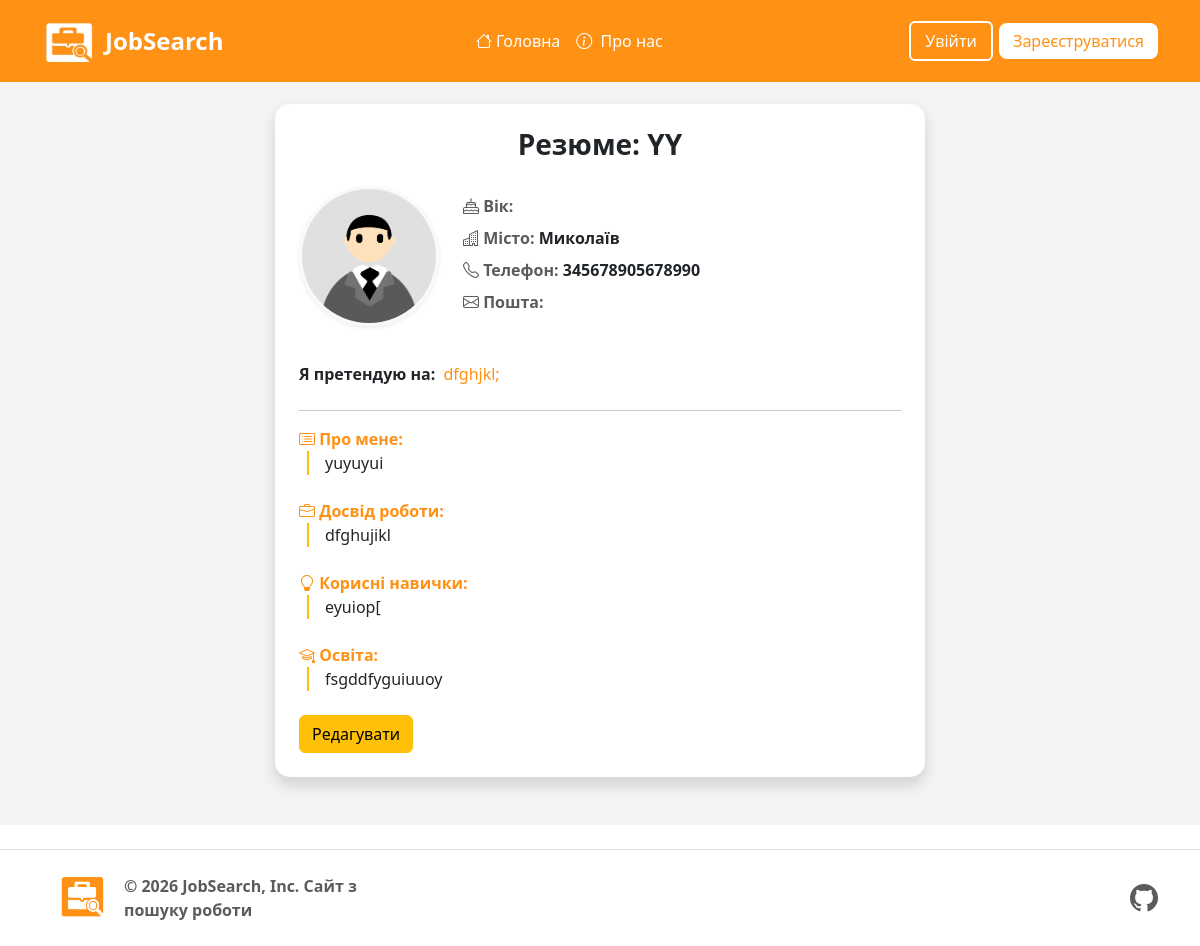
The page /job-resume/2/ on the database as committed earlier.
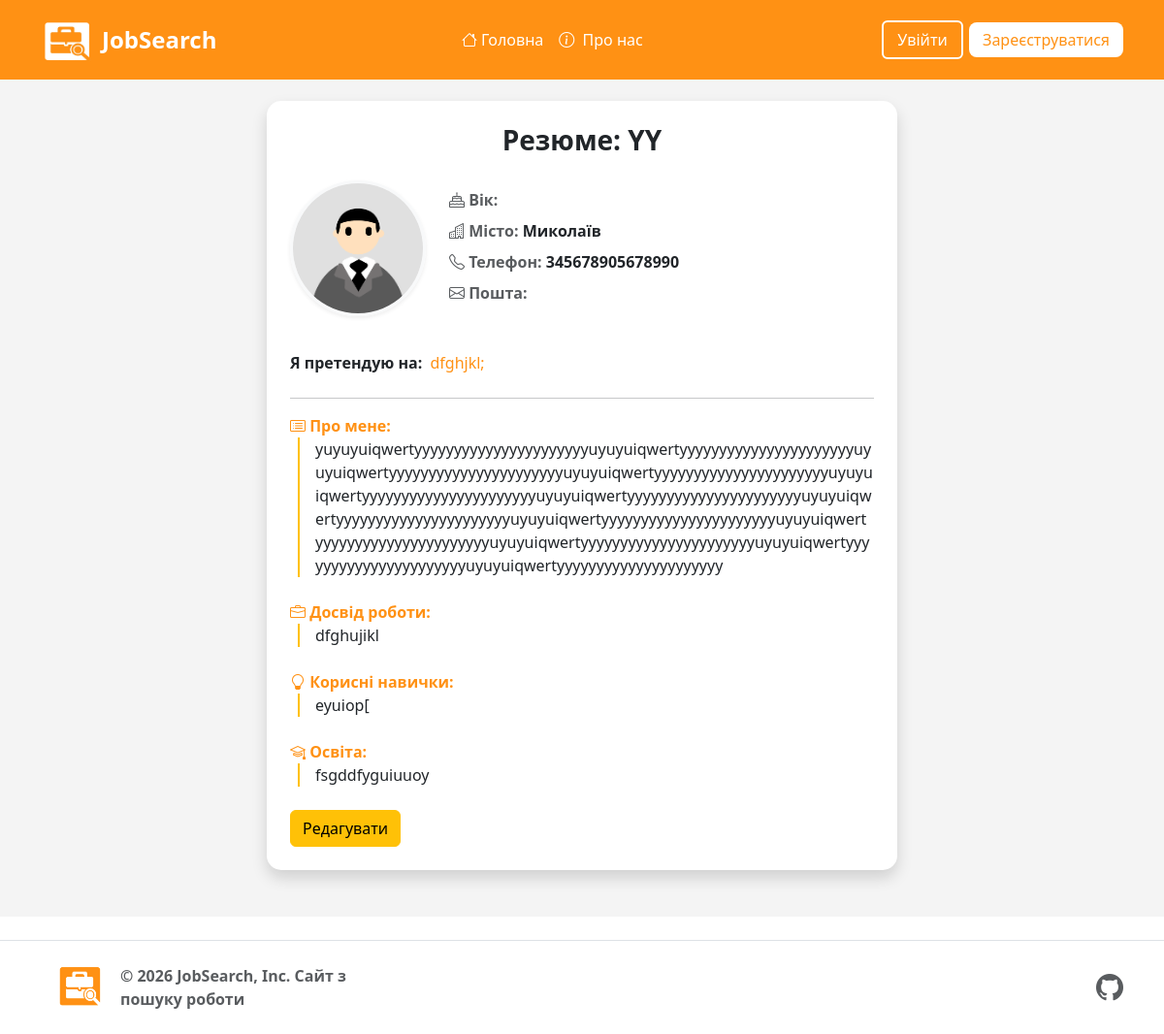
The same page on the database as committed later.
### project/models.py (models this page shows, shortened)
class Resume(models.Model):
    author = models.ForeignKey(User, on_delete=models.CASCADE, related_name="resume")#автор
    title = models.CharField(max_length=256)#Заголовок
    city = models.ForeignKey(City, on_delete=models.SET_NULL, null=True, blank=True)
    phone_res = models.CharField(max_length=20, blank=True, null=True, verbose_name="Номер телефону")
    description = models.TextField()#опис
    description1 = models.TextField(null=True, blank=True)#опис
    description2 = models.TextField(null=True, blank=True)#опис
    description3 = models.TextField(null=True, blank=True)#опис
    description4 = models.TextField(null=True, blank=True)#опис
    file = models.FileField(upload_to='resumes/',  null=True, blank=True)#файл
    date = models.DateTimeField(auto_now_add=True, blank=True, null=True,)#дата створення
    updated_at = models.DateTimeField(auto_now=True, blank=True, null=True, verbose_name="Дата оновлення")

class City(models.Model):
    name = models.CharField(max_length=100)

### project/views.py (the view)
# urls.py: path('job-resume/<int:pk>/', views.Job_ResumeView.as_view(), name='job_resume'),
class Job_ResumeView(DetailView):
    model = Resume
    context_object_name = "resume"
    template_name = "jobs/job_resume.html"
    def get_context_data(self, **kwargs):
        context = super().get_context_data(**kwargs)
        resume = self.get_object()
        context['profil'] = UserProfile.objects.all()
        if self.request.user.is_authenticated and hasattr(self.request.user, 'employer'):
            context['applications'] = Application.objects.filter(
                resume=resume,
                vacancy__company=self.request.user.employer
            ).select_related('vacancy')
        else:
            context['applications'] = Application.objects.none()
        return context

### templates/jobs/job_resume.html (shortened to what this page needs)
{% extends 'base.html' %}
{% load static %}
{% block content %}
{% if user.employer.name_company %}
    <div class="container mt-5 mb-5">
        <div class="row gx-5 justify-content-center">
            <div class="col-auto d-flex justify-content-center">
                <div class="card shadow border-0" style=" width:100%; max-width:650px; border-radius:15px;">
                    <div class="card-body p-4">
                        <div class="mb-2">
                            <h3 class="text-center fw-bold mb-4">Резюме: {{ resume.title }}</h3>
                        </div>
                        <div class="d-flex flex-sm-row align-items-center align-items-sm-start gap-4 mb-4">
                            <div class="mb-2">
                                <img src="{{ resume.author.profile.img_avatar }}" alt="Avatar"
                                class="rounded-circle img-fluid border border-3 border-light shadow-sm"
                                style="max-width: 140px; height: 140px; object-fit: cover;">
                            </div>
                            <div class="d-flex flex-column align-items-cente">
                                <h5 class="fw-bold">
                                    {{ resume.author.first_name }}
                                    {{ resume.author.last_name }}
                                    {{ resume.author.profile.patronymic }}
                                </h5>
                                <div class="mb-2 flex-grow-1">
                                    <label class="fw-bold text-muted"><i class="bi bi-cake"></i> Вік:</label>
                                    <p class="fw-bold d-inline">{{ resume.author.profile.age }}</p>
                                </div>
                                <div class="mb-2 flex-grow-1">
                                    <label class="fw-bold text-muted"><i class="bi bi-buildings"></i> Місто:</label>
                                    <p class="fw-bold d-inline">{{ resume.city.name }}</p>
                                </div>
                                <div class="mb-2">
                                    <label class="fw-bold text-muted"><i class="bi bi-telephone"></i> Телефон:</label>
                                    <p class="fw-bold d-inline">{{ resume.phone_res }}</p>
                                </div>
                                <div class="mb-4">
                                    <label class="fw-bold text-muted"><i class="bi bi-envelope"></i> Пошта:</label>
                                    <p class="fw-bold d-inline text-site">{{ resume.author.profile.email }}</p>
                                </div>
                            </div>
                        </div>
                            <div class="mb-4">
                                <label class="fw-bold ">Я претендую на:</label>
                                <p class="text-site d-inline ms-1 mb-0">{{ resume.description1 }} </p>
                            </div>
                            <hr>
                            <div class="mb-4">
                                <label class="fw-bold text-site"><i class="bi bi-card-list"></i> Про мене:</label>
                                <div class="ps-3 ms-2 border-start border-2 border-warning">
                                    {{ resume.description }}
                                </div>
                            </div>
                            <div class="mb-4">
                                <label class=" fw-bold text-site"><i class="bi bi-briefcase"></i> Досвід роботи:</label>
                                <div class="ps-3 ms-2 border-start border-2 border-warning">
                                    {{ resume.description2 }}
                                </div>
                            </div>
                            <div class="mb-4">
                                <label class=" fw-bold text-site"><i class="bi bi-lightbulb"></i> Корисні навички:</label>
                                <div class="ps-3 ms-2 border-start border-2 border-warning">
                                    {{ resume.description3 }}
                                </div>
                            </div>
                            <div class="mb-4">
                                <label class="fw-bold text-site"><i class="bi bi-mortarboard"></i> Освіта:</label>
                                <div class="ps-3 ms-2 border-start border-2 border-warning">
                                    {{ resume.description4 }}
                                </div>
                            </div>
                    </div>
                </div>
            </div>
        <div class="col-auto justify-content-end">
        <h3>Заявки по цьому резюме на ваші вакансії:</h3>
            {% if messages %}
                {% for message in messages %}
                <div class="alert alert-warning alert-dismissible fade show" role="alert">
                    {{ message }}
                  <button type="button" class="btn-close" data-bs-dismiss="alert" aria-label="Close"></button>
                </div>
                {% endfor %}
            {% endif %}
        {% for appli in applications %}
            <div class="card shadow border-0 mb-3" style="width:100%; max-width:600px; border-radius:15px;">
                <div class="card-body p-4">
                        <p><strong>Резюме на вакансію:</strong> <strong class="text-site">{{ appli.vacancy.title }}</strong></p>
                        <p><strong>Статус: </strong><span class="badge text-bg-warning">{{ appli.get_status_display|default:"На розгляді" }}</span></p>
                        <hr>
                    <div class="d-grid gap-2 d-md-flex">
                        <form action="{% url 'change_status' appli.pk %}" method="post" class="flex-grow-1" style="display:inline;">
                            {% csrf_token %}
                            <input type="hidden" name="status" value="accepted">
                            <button type="submit" class="btn btn-success fw-bold w-100">Прийняти</button>
                        </form>
                        <form action="{% url 'change_status' appli.pk %}" method="post" class="flex-grow-1" style="display:inline;">
                            {% csrf_token %}
                            <input type="hidden" name="status" value="reject">
                            <button type="submit" class="btn btn-danger fw-bold w-100">Відхилити</button>
                        </form>
                    </div>
                </div>
            </div>
        {% empty %}
            <p>На ваші вакансії по цьому резюме заявок поки немає.</p>
        {% endfor %}
        </div>
      </div>
    </div>
{% else %}
    <div class="container mt-4 mb-5">
      <div class="row justify-content-center">
            <div class="col-12 d-flex justify-content-center">
                <div class="card shadow border-0" style="width:100%; max-width:650px; border-radius:15px;">
                    <div class="card-body p-4">
                        <div class="mb-2">
                            <h3 class="text-center fw-bold mb-4">Резюме: {{ resume.title }}</h3>
                        </div>
                        <div class="d-flex flex-sm-row align-items-center align-items-sm-start gap-4 mb-4">
                            <div class="mb-2">
                                <img src="{{ resume.author.profile.img_avatar }}" alt="Avatar"
                                class="rounded-circle img-fluid border border-3 border-light shadow-sm"
                                style="max-width: 140px; height: 140px; object-fit: cover;">
                            </div>
                            <div class="d-flex flex-column align-items-cente">
                                <div class="mb-2 flex-grow-1">
                                    <label class="fw-bold text-muted"><i class="bi bi-cake"></i> Вік:</label>
                                </div>
                                <div class="mb-2 flex-grow-1">
                                    <label class="fw-bold text-muted"><i class="bi bi-buildings"></i> Місто:</label>
                                    <p class="fw-bold d-inline">{{ resume.city.name }}</p>
                                </div>
                                <div class="mb-2">
                                    <label class="fw-bold text-muted"><i class="bi bi-telephone"></i> Телефон:</label>
                                    <p class="fw-bold d-inline">{{ resume.phone_res }}</p>
                                </div>
                                <div class="mb-4">
                                    <label class="fw-bold text-muted"><i class="bi bi-envelope"></i> Пошта:</label>
                                </div>
                            </div>
                        </div>
                            <div class="mb-4">
                                <label class="fw-bold ">Я претендую на:</label>
                                <p class="text-site d-inline ms-1 mb-0">{{ resume.description1 }} </p>
                            </div>
                            <hr>
                            <div class="mb-4">
                                <label class="fw-bold text-site"><i class="bi bi-card-list"></i> Про мене:</label>
                                <div class="ps-3 ms-2 border-start border-2 border-warning">
                                    {{ resume.description }}
                                </div>
                            </div>
                            <div class="mb-4">
                                <label class=" fw-bold text-site"><i class="bi bi-briefcase"></i> Досвід роботи:</label>
                                <div class="ps-3 ms-2 border-start border-2 border-warning">
                                    {{ resume.description2 }}
                                </div>
                            </div>
                            <div class="mb-4">
                                <label class=" fw-bold text-site"><i class="bi bi-lightbulb"></i> Корисні навички:</label>
                                <div class="ps-3 ms-2 border-start border-2 border-warning">
                                    {{ resume.description3 }}
                                </div>
                            </div>
                            <div class="mb-4">
                                <label class="fw-bold text-site"><i class="bi bi-mortarboard"></i> Освіта:</label>
                                <div class="ps-3 ms-2 border-start border-2 border-warning">
                                    {{ resume.description4 }}
                                </div>
                            </div>
                                <a href="{% url 'resume_update' resume.pk %}" class="btn btn-warning">Редагувати</a>
                    </div>
                </div>
            </div>
      </div>
    </div>
{% endif %}
{% endblock %}

Rows that differ between the two databases and show on the page:
changed Resume "YY": description "yuyuyui" → "yuyuyuiqwertyyyyyyyyyyyyyyyyyyyyyyuyuyuiqwertyyyyyyyyyyyyyyyyyyyyyyuyuyuiqwertyyyyyyyyyyyyyyyyyyyyyyuyuyuiqwertyyyyyyyyyyyyyyyyyyyyyyuyuyuiqwertyyyyyyyyyyyyyyyyyyyyyyuyuyuiqwertyyyyyyyyyyyyyyyyyyyyyyuyuyuiqwertyyyyyyyyyyyyyyyyyyyyyyuyuyuiqwertyyyyyyyyyyyyyyyyyyyyyyuyuyuiqwertyyyyyyyyyyyyyyyyyyyyyyuyuyuiqwertyyyyyyyyyyyyyyyyyyyyyyuyuyuiqwertyyyyyyyyyyyyyyyyyyyyyyuyuyuiqwertyyyyyyyyyyyyyyyyyyyyy"
